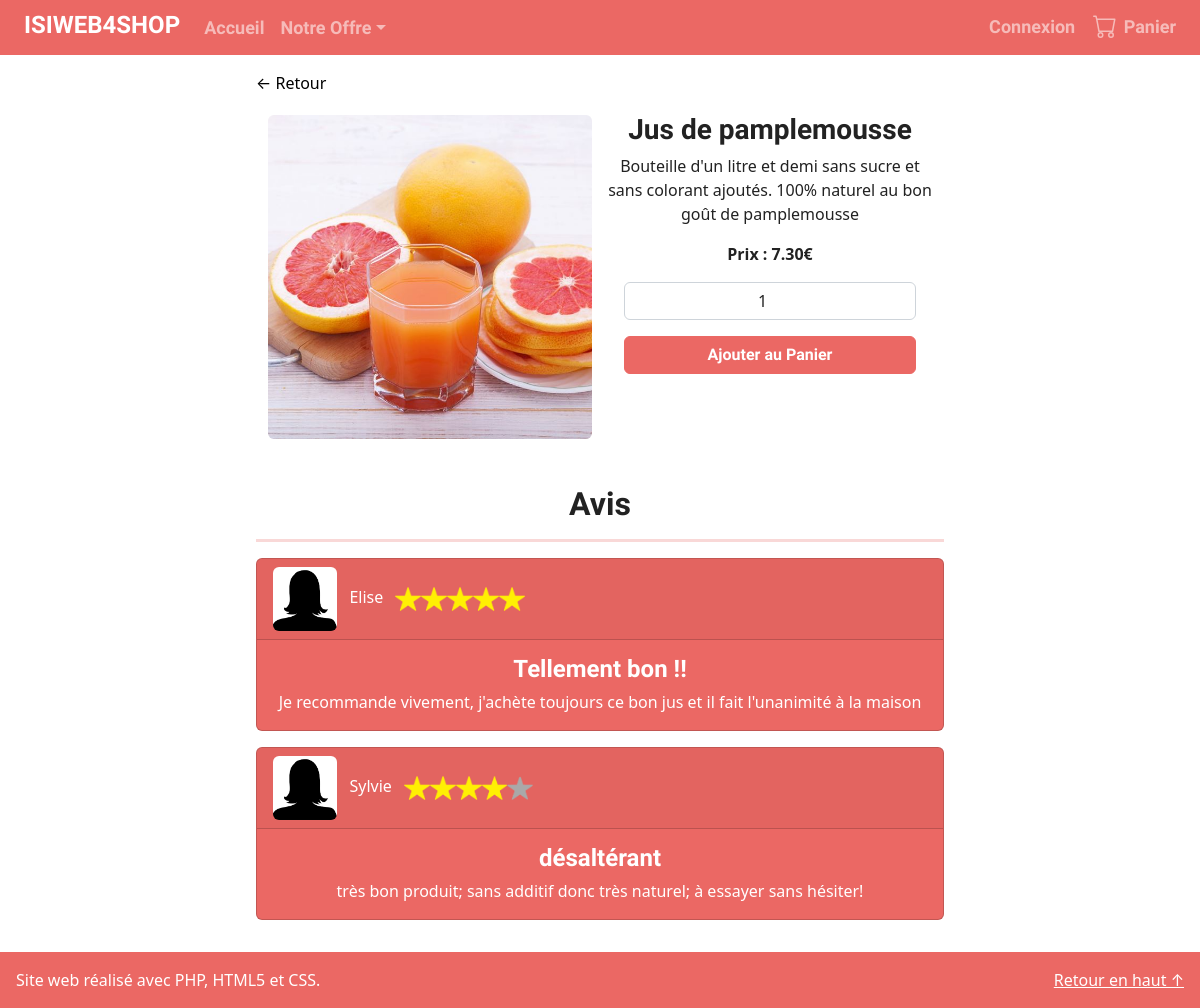
Screenshot of /index.php?action=Produit&cat=Boissons&prod_id=15 with the database file from the repository.
### tables this page shows
CREATE TABLE `products` (
  `id` int(11) NOT NULL,
  `cat_id` tinyint(4) NOT NULL,
  `name` varchar(150) NOT NULL,
  `description` text NOT NULL,
  `image` varchar(30) NOT NULL,
  `price` decimal(5,2) NOT NULL,
  `quantity` int(3) NOT NULL
);

CREATE TABLE `reviews` (
  `id_product` int(2) NOT NULL,
  `name_user` varchar(50) NOT NULL,
  `photo_user` varchar(50) NOT NULL,
  `stars` int(1) NOT NULL,
  `title` varchar(50) NOT NULL,
  `description` varchar(150) NOT NULL
);

### index.php (called while the page is built)
<?php require 'Controleur/Routeur.php';
$routeur = new Routeur();
$routeur->routerRequete();

### Modeles/Modele.php (called while the page is built, shortened)
<?php
class Modele
{
	private $user = "root";
	private $pass = "";
	private $bdd = null;
	public function connect() {
		try
		{
			$this->bdd = new PDO("mysql:host=localhost;dbname=web4shop;charset=utf8", $this->user, $this->pass, array(PDO::ATTR_ERRMODE => PDO::ERRMODE_EXCEPTION));
		}
		catch (Exception $e) {
			echo "Connexion échouée ";
			die('Erreur fatale : ' . $e->getMessage());
		}
	}
	public function executerRequete($sql, $params = null) {
		if ($params == null) {
		$resultat = $this->bdd->query($sql);
		}
		else {
		$resultat = $this->bdd->prepare($sql);
		$resultat->execute($params);
		}
		return $resultat;
		}
}

### Modeles/Products.php (called while the page is built, shortened)
<?php
require_once 'Modele.php';
class ProduitsMulti extends Modele
{
    public function getProduct($id)
    {
        $sql = 'select * from products where id = ?';
        $products = $this->executerRequete($sql,array($id));
        if ($products->rowCount() == 1) return $products->fetch();
        else throw new Exception("Aucun produit ne correspond à l'id '$id'");
    }
}

### Modeles/Reviews.php (called while the page is built)
<?php require_once 'Modele.php';
class Review extends Modele
{
    public function getReview($idProduct)
    {
        $sql = 'select * from reviews'
            . ' where id_product=?';
        $review = $this->executerRequete($sql, array($idProduct));
        if ($review->rowCount() >= 1) return $review->fetchAll();
        else throw new Exception("Aucun avis ne correspond au produit d'ID : '$idProduct'");
    }
}

### Vues/VueProduit.php (the view, shortened to what this page needs)
<div class="float-start">
    <a href="index.php?action=<?= $_GET['cat'] ?>" class="text-black" style="text-decoration:none">← Retour</a>
</div>
<br>
<div class="row m-1 g-3">
    <div class="col-12 col-md-6">
        <img src="assets/<?= $produitInfos['image'] ?>" alt="<?= $produitInfos['name'] ?>" class="img-fluid rounded my-auto">
    </div>
    <div class="col-12 col-md-6">
        <h3><?= $produitInfos['name'] ?></h3>
        <p><?= $produitInfos['description'] ?></p>
        <strong>Prix : <?= $produitInfos['price'] ?>€</strong>
        <?php
        if ($produitInfos['quantity'] <= 0) {
            $lien = '#';
        } else {
            $lien = 'index.php?action=PanierProd&prod_id=' . $produitInfos['id'] . '&cat=' . $_GET['cat'] . '';
        }
        echo '<form class="row m-3" method="post" action="' . $lien . '" >';
        ?>
        <input type="number" class="form-control col" name="qte" value="1" min="1" max="<?= $produitInfos['quantity'] ?>" placeholder="Quantité" required>
        <?php
        if ($produitInfos['quantity'] <= 0) {
            echo '<button type="submit" class="btn btn-primary mt-3" disabled>Rupture de Stock</button>';
        } else {
            echo '<button type="submit" class="btn btn-primary mt-3">Ajouter au Panier</button>';
        }
        ?>
        </form>
    </div>
</div>
<div class="mt-5">
    <h2>Avis</h2>
    <hr class="bg-primary border-3 border-top border-primary">
    <?php foreach ($reviewsInfos as $review) { ?>
        <div class="card text-white bg-primary mb-3">
            <div class="card-header ">
                <div class="float-start">
                    <img class="rounded" style="height: 8vh" src="assets/<?= $review['photo_user'] ?>" alt="<?= $review['photo_user'] ?>">
                    <span class="m-2"><?= $review['name_user'] ?></span>
                    <?php
                    for ($i = 0; $i < $review['stars']; $i++) {
                        echo '<img style="height: 3vh" src="assets/review_star.png" alt="star">';
                    }
                    for ($i = 0; $i < 5 - $review['stars']; $i++) {
                        echo '<img style="height: 3vh" src="assets/review_grey.png" alt="star">';
                    }
                    ?>
                </div>
            </div>
            <div class="card-body">
                <h4 class="card-title"><?= $review['title'] ?></h4>
                <p class="card-text"><?= $review['description'] ?>
            </div>
        </div>
    <?php } ?>
</div>

### Style/Style.css (style rules this page uses)
input[type='number'] { width: 50px; text-align: center; }

### rows the page displays
products: image (picture), name "Jus de pamplemousse", description "Bouteille d'un litre et demi sans sucre et sans colorant ajoutés. 100% naturel au bon goût de pamplemousse", price "7.30"
reviews: photo_user (picture), name_user "Elise", stars 5 (drawn), title "Tellement bon !!", description "Je recommande vivement, j'achète toujours ce bon jus et il fait l'unanimité à la maison"
reviews: photo_user (picture), name_user "Sylvie", stars 4 (drawn), title "désaltérant", description "très bon produit; sans additif donc très naturel; à essayer sans hésiter!"

### other values shown
$message "Connexion"
